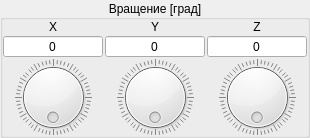
           <widget class="QGroupBox" name="groupBox_2">
            <property name="title">
             <string>Вращение [град]</string>
            </property>
            <property name="alignment">
             <set>Qt::AlignCenter</set>
            </property>
            <layout class="QVBoxLayout" name="verticalLayout_8">
             <property name="spacing">
              <number>0</number>
             </property>
             <property name="leftMargin">
              <number>0</number>
             </property>
             <property name="topMargin">
              <number>0</number>
             </property>
             <property name="rightMargin">
              <number>0</number>
             </property>
             <property name="bottomMargin">
              <number>0</number>
             </property>
             <item>
              <layout class="QHBoxLayout" name="horizontalLayout_3">
               <property name="spacing">
                <number>2</number>
               </property>
               <item>
                <layout class="QVBoxLayout" name="verticalLayout_3">
                 <property name="spacing">
                  <number>1</number>
                 </property>
                 <item>
                  <widget class="QLabel" name="l_rot_x">
                   <property name="text">
                    <string>X</string>
                   </property>
                   <property name="alignment">
                    <set>Qt::AlignCenter</set>
                   </property>
                  </widget>
                 </item>
                 <item>
                  <widget class="QSpinBox" name="SpinBox_X_rot">
                   <property name="alignment">
                    <set>Qt::AlignCenter</set>
                   </property>
                   <property name="buttonSymbols">
                    <enum>QAbstractSpinBox::NoButtons</enum>
                   </property>
                   <property name="minimum">
                    <number>-1</number>
                   </property>
                   <property name="maximum">
                    <number>360</number>
                   </property>
                  </widget>
                 </item>
                 <item>
                  <widget class="QDial" name="dial_X_rot">
                   <property name="sizePolicy">
                    <sizepolicy hsizetype="Preferred" vsizetype="Fixed">
                     <horstretch>0</horstretch>
                     <verstretch>0</verstretch>
                    </sizepolicy>
                   </property>
                   <property name="minimumSize">
                    <size>
                     <width>0</width>
                     <height>76</height>
                    </size>
                   </property>
                   <property name="maximumSize">
                    <size>
                     <width>16777215</width>
                     <height>76</height>
                    </size>
                   </property>
                   <property name="minimum">
                    <number>0</number>
                   </property>
                   <property name="maximum">
                    <number>359</number>
                   </property>
                   <property name="tracking">
                    <bool>true</bool>
                   </property>
                   <property name="orientation">
                    <enum>Qt::Horizontal</enum>
                   </property>
                   <property name="invertedAppearance">
                    <bool>false</bool>
                   </property>
                   <property name="invertedControls">
                    <bool>false</bool>
                   </property>
                   <property name="wrapping">
                    <bool>true</bool>
                   </property>
                   <property name="notchTarget">
                    <double>6.000000000000000</double>
                   </property>
                   <property name="notchesVisible">
                    <bool>true</bool>
                   </property>
                  </widget>
                 </item>
                </layout>
               </item>
               <item>
                <layout class="QVBoxLayout" name="verticalLayout_4">
                 <property name="spacing">
                  <number>1</number>
                 </property>
                 <item>
                  <widget class="QLabel" name="l_rot_y">
                   <property name="text">
                    <string>Y</string>
                   </property>
                   <property name="alignment">
                    <set>Qt::AlignCenter</set>
                   </property>
                  </widget>
                 </item>
                 <item>
                  <widget class="QSpinBox" name="SpinBox_Y_rot">
                   <property name="alignment">
                    <set>Qt::AlignCenter</set>
                   </property>
                   <property name="buttonSymbols">
                    <enum>QAbstractSpinBox::NoButtons</enum>
                   </property>
                   <property name="minimum">
                    <number>-1</number>
                   </property>
                   <property name="maximum">
                    <number>360</number>
                   </property>
                  </widget>
                 </item>
                 <item>
                  <widget class="QDial" name="dial_Y_rot">
                   <property name="sizePolicy">
                    <sizepolicy hsizetype="Preferred" vsizetype="Fixed">
                     <horstretch>0</horstretch>
                     <verstretch>0</verstretch>
                    </sizepolicy>
                   </property>
                   <property name="minimumSize">
                    <size>
                     <width>0</width>
                     <height>76</height>
                    </size>
                   </property>
                   <property name="maximumSize">
                    <size>
                     <width>16777215</width>
                     <height>76</height>
                    </size>
                   </property>
                   <property name="maximum">
                    <number>359</number>
                   </property>
                   <property name="tracking">
                    <bool>true</bool>
                   </property>
                   <property name="orientation">
                    <enum>Qt::Horizontal</enum>
                   </property>
                   <property name="invertedAppearance">
                    <bool>false</bool>
                   </property>
                   <property name="invertedControls">
                    <bool>false</bool>
                   </property>
                   <property name="wrapping">
                    <bool>true</bool>
                   </property>
                   <property name="notchTarget">
                    <double>6.000000000000000</double>
                   </property>
                   <property name="notchesVisible">
                    <bool>true</bool>
                   </property>
                  </widget>
                 </item>
                </layout>
               </item>
               <item>
                <layout class="QVBoxLayout" name="verticalLayout_5">
                 <property name="spacing">
                  <number>1</number>
                 </property>
                 <item>
                  <widget class="QLabel" name="l_rot_z">
                   <property name="text">
                    <string>Z</string>
                   </property>
                   <property name="alignment">
                    <set>Qt::AlignCenter</set>
                   </property>
                  </widget>
                 </item>
                 <item>
                  <widget class="QSpinBox" name="SpinBox_Z_rot">
                   <property name="alignment">
                    <set>Qt::AlignCenter</set>
                   </property>
                   <property name="buttonSymbols">
                    <enum>QAbstractSpinBox::NoButtons</enum>
                   </property>
                   <property name="minimum">
                    <number>-1</number>
                   </property>
                   <property name="maximum">
                    <number>360</number>
                   </property>
                  </widget>
                 </item>
                 <item>
                  <widget class="QDial" name="dial_Z_rot">
                   <property name="sizePolicy">
                    <sizepolicy hsizetype="Preferred" vsizetype="Fixed">
                     <horstretch>0</horstretch>
                     <verstretch>0</verstretch>
                    </sizepolicy>
                   </property>
                   <property name="minimumSize">
                    <size>
                     <width>0</width>
                     <height>76</height>
                    </size>
                   </property>
                   <property name="maximumSize">
                    <size>
                     <width>16777215</width>
                     <height>76</height>
                    </size>
                   </property>
                   <property name="maximum">
                    <number>359</number>
                   </property>
                   <property name="tracking">
                    <bool>true</bool>
                   </property>
                   <property name="orientation">
                    <enum>Qt::Horizontal</enum>
                   </property>
                   <property name="invertedAppearance">
                    <bool>false</bool>
                   </property>
                   <property name="invertedControls">
                    <bool>false</bool>
                   </property>
                   <property name="wrapping">
                    <bool>true</bool>
                   </property>
                   <property name="notchTarget">
                    <double>6.000000000000000</double>
                   </property>
                   <property name="notchesVisible">
                    <bool>true</bool>
                   </property>
                  </widget>
                 </item>
                </layout>
               </item>
              </layout>
             </item>
            </layout>
           </widget>
